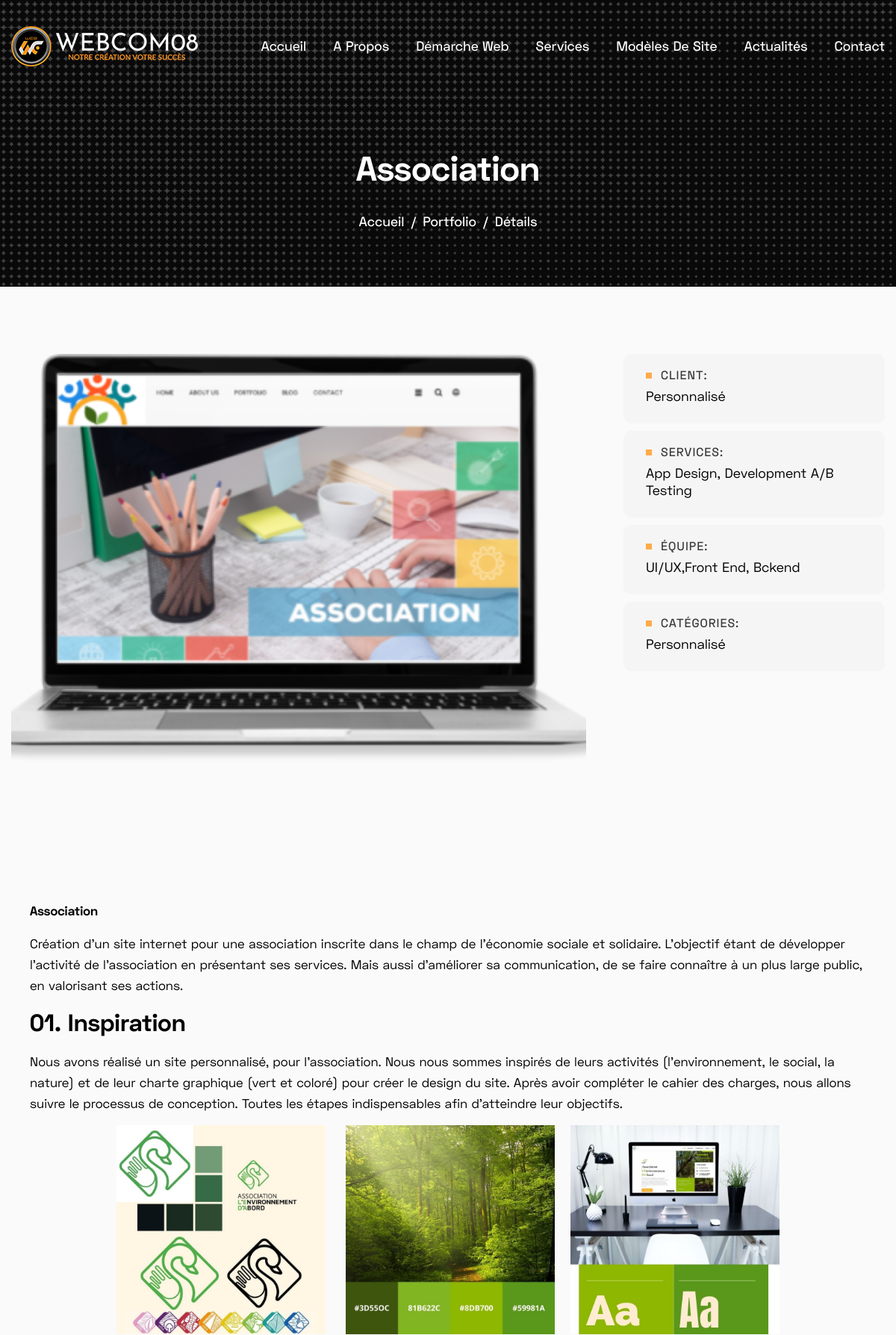
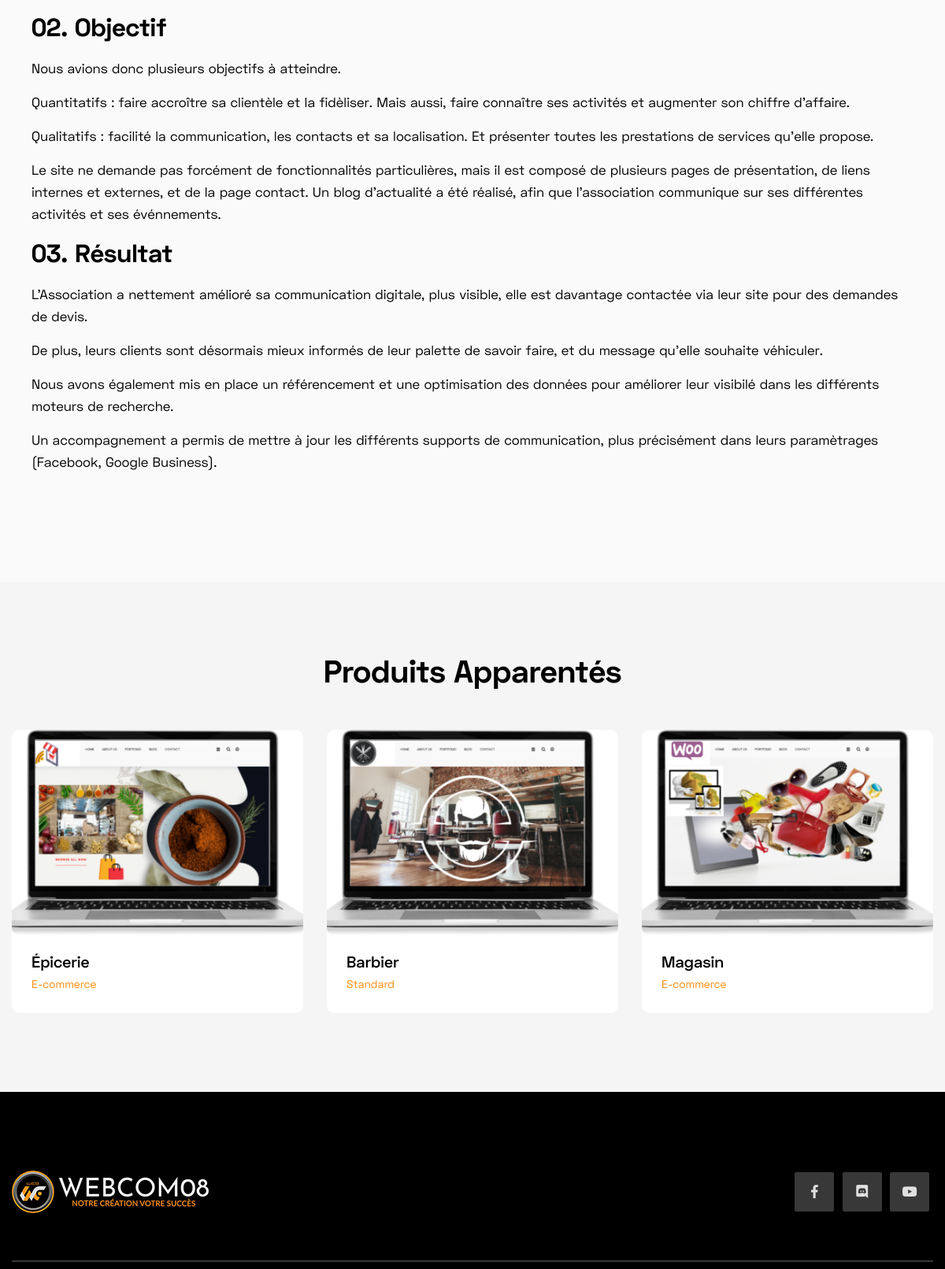
Page /modeles-de-site/association (upper part) on the committed database (2 pictures, top to bottom).
### homepage/models.py (models this page shows, shortened)
class SiteSetting(models.Model):
    STATUS = (
        ('True', 'True'),
        ('False', 'False'),
    )
    title = models.CharField(max_length=200)
    meta_keyword = models.CharField(max_length=200)
    meta_description = models.TextField()
    address = models.CharField(max_length=200)
    phone = models.IntegerField()
    email = models.EmailField(blank=True, null=True, max_length=50)
    logo = models.ImageField(blank=True, null=True, upload_to='icon/')
    favicon = models.ImageField(blank=True, null=True, upload_to='icon/')
    facebook = models.URLField(blank=True, max_length=500)
    discord = models.URLField(blank=True, max_length=500)
    youtube = models.URLField(blank=True, max_length=500)
    contact = models.TextField()
    status = models.CharField(max_length=50, choices=STATUS)
    created_at = models.DateTimeField(auto_now_add=True)
    updated_at = models.DateTimeField(auto_now=True)

### portfolio/models.py (models this page shows, shortened)
class PortfolioSlider(models.Model):
    id = models.AutoField(primary_key=True)
    title = models.CharField(max_length=200)
    slider_image = models.ImageField(blank=True, null=True, upload_to='about-slider/')
    class Meta:
        verbose_name_plural = "Breadcrumb Image"

class Portfolios(models.Model):
    portfolio_id = models.AutoField(primary_key=True)
    title = models.CharField(max_length=100)
    slug = models.SlugField(unique=True, null=True)
    meta_description = models.CharField(max_length=155)
    meta_tags = models.CharField(max_length=200)
    descriptions = models.TextField()
    image = models.ImageField(upload_to='portfolio/')
    cat = models.ForeignKey(PortfolioCategory, on_delete=models.CASCADE)
    client = models.ForeignKey(Clients, on_delete=models.CASCADE, null= True)
    team = models.ForeignKey(Team, on_delete=models.CASCADE, null= True)
    service = models.CharField(max_length=200, null= True)
    add_date = models.DateTimeField(auto_now_add=True, null=True)
    class Meta:
        verbose_name_plural = "portfolio Details"

class Clients(models.Model):
    cl_id = models.AutoField(primary_key=True)
    title = models.CharField(max_length=100)
    image = models.ImageField(upload_to='clients/')
    add_date = models.DateTimeField(auto_now_add=True, null=True)
    class Meta:
        verbose_name_plural = "Client Name"
    def __str__(self):
        return self.title

class Team(models.Model):
    tm_id = models.AutoField(primary_key=True)
    title = models.CharField(max_length=200)
    add_date = models.DateTimeField(auto_now_add=True, null=True)
    class Meta:
        verbose_name_plural = "Branch of Team"
    def __str__(self):
        return self.title

class PortfolioCategory(models.Model):
    cat_id = models.AutoField(primary_key=True)
    title = models.CharField(max_length=100)
    meta_description = models.CharField(max_length=80)
    meta_tags = models.CharField(max_length=200)
    description =models.TextField()
    slug = models.SlugField(null=True, unique=True)
    image = models.ImageField(upload_to='category/')
    add_date = models.DateTimeField(auto_now_add=True, null=True)
    class Meta:
        verbose_name_plural = "Project Categories"
    def __str__(self):
        return self.title

### portfolio/views.py (the view)
# urls.py: path('<str:slug_url>', views.port_detail, name="port_detail")
def port_detail(request, slug_url):
    portd = Portfolios.objects.get(slug=slug_url)
    portfolio = Portfolios.objects.all().order_by('-portfolio_id')[:3]
    settings = SiteSetting.objects.all()
    pslider = PortfolioSlider.objects.all().order_by('-id')[:1]
    context ={'portd':portd, 'settings':settings, 'pslider':pslider,'portfolio':portfolio,}
    return render(request, "portfolio-details.html", context)

### portfolio/templates/portfolio-details.html (shortened to what this page needs)
{% extends 'base.html' %}
{% load static %}
{% block port_details %}
    {% for pslider in pslider %}
    <div class="page-title-area page-title-2-area">
        <div class="section__bg" style="background-image: url('{{pslider.slider_image.url}}');"></div>
        <div class="container">
            <div class="row justify-content-center">
                <div class="col-lg-9">
                    <div class="page-title-content page-title-content-2 text-center">
                        <h3 class="title">{{portd.title}}</h3>
                        <nav class="pb-15" aria-label="breadcrumb">
                            <ol class="breadcrumb">
                                <li class="breadcrumb-item"><a href="{% url 'home' %}">Accueil</a></li>
                                <li class="breadcrumb-item active" aria-current="page">Portfolio</li>
                                <li class="breadcrumb-item active" aria-current="page">Détails</li>
                            </ol>
                        </nav>
                    </div>
                </div>
            </div>
        </div>
    </div>
    {% endfor %}
    <section class="portfolio-details-area">
        <div class="container">
            <div class="row">
                <div class="col-lg-12">
                    <div class="portfolio-details-category">
                        <div class="row">
                            <div class="col-lg-8">
                                <div class="portfolio-details-category-thumb mt-30">
                                    <img src="{{portd.image.url}}" alt="{{portd.title}} image">
                                </div>
                            </div>
                            <div class="col-lg-4">
                                <div class="portfolio-details-category-list mt-30">
                                    <div class="item">
                                        <span>Client:</span>
                                        <h4 class="title">{{portd.client}}</h4>
                                    </div>
                                    <div class="item">
                                        <span>Services:</span>
                                        <h4 class="title">{{portd.service}}</h4>
                                    </div>
                                    <div class="item">
                                        <span>ÉQUIPE:</span>
                                        <h4 class="title">{{portd.team}}</h4>
                                    </div>
                                    <div class="item">
                                        <span>Catégories:</span>
                                        <h4 class="title">{{portd.cat}}</h4>
                                    </div>
                                </div>
                            </div>
                        </div>
                    </div>
                    <div class="portfolio-details-content mt-65">
                        <div class="row">
                                <div class="text" style="padding: 20px; margin: 20px;">
                                    <p style="padding: 20px; margin: 20px;">{{portd.descriptions | safe}}</p>
                                </div>
                </div>
            </div>
        </div>
    </section>
    <section class="article-post-area">
        <div class="container">
            <div class="row">
                <div class="col-lg-12">
                    <div class="article-post-title text-center">
                        <h3 class="title">Produits Apparentés</h3>
                    </div>
                </div>
            </div>
            <div class="row justify-content-center">
                {% for portfolio in portfolio %}
                <div class="col-lg-4 col-md-6">
                    <div class="portfolio-style-4-item mt-30">
                        <div class="portfolio-thumb">
                            <img src="{{portfolio.image.url}}" alt="{{portfolio.title}} new">
                        </div>
                        <div class="portfolio-content">
                            <h5 class="title">{{portfolio.title}}</h5>
                            <span style="color: #ff8a0a;">{{portfolio.cat}}</span>
                        </div>
                    </div>
                </div>
                {% endfor %}
            </div>
        </div>
    </section>
    {% endblock port_details %}

### homepage/templates/base.html (shortened to what this page needs)
{% load static %}
{% for settings in settings %}
<!doctype html>
<html lang="en">
<head>
    <link rel="stylesheet" href="{% static 'css/bootstrap.min.css' %}">
    <link rel="stylesheet" href="{% static 'css/bootstrap.min.css' %}">
    <link rel="stylesheet" href="{% static 'css/font-awesome.min.css' %}">
    <link rel="stylesheet" href="{% static 'css/magnific-popup.css' %}">
    <link rel="stylesheet" href="{% static 'css/animate.min.css' %}">
    <link rel="stylesheet" href="{% static 'css/slick.css' %}">
    <link rel="stylesheet" href="{% static 'css/default.css' %}">
    <link rel="stylesheet" href="{% static 'css/page.css' %}">
    <link rel="stylesheet" href="{% static 'css/style.css' %}">
    <link rel="stylesheet" href="{% static 'css/gallery.css' %}">
    <link href="https://getbootstrap.com/docs/5.2/assets/css/docs.css" rel="stylesheet">
</head>
<body>
    <header class="header-area">
        <div class="header-nav">
            <div class="container">
                <div class="row">
                    <div class="col-lg-12">
                        <div class="navigation">
                            <nav class="navbar navbar-expand-lg navbar-light ">
                                <a class="navbar-brand" width="107" height="90" href="{% url 'home' %}"><img src="{{settings.logo.url}}" alt="{{settings.title}} one"></a>
                                <div class="collapse navbar-collapse sub-menu-bar" id="navbarSupportedContent">
                                    <ul class="navbar-nav ml-auto">
                                        <li class="nav-item active">
                                            <a class="nav-link" href="{% url 'home' %}">Accueil</a>
                                        </li>
                                        <li class="nav-item">
                                            <a class="nav-link" href="{% url 'about' %}">A propos</a>
                                        </li>
                                        <li class="nav-item">
                                            <a class="nav-link" href="{% url 'webapproach' %}">Démarche Web</a>
                                        </li>
                                        <li class="nav-item">
                                            <a class="nav-link" href="{% url 'service' %}">Services</a>
                                        </li>
                                        <li class="nav-item">
                                            <a class="nav-link" href="{% url 'portfolio' %}">Modèles de Site</a>
                                        </li>
                                        <li class="nav-item">
                                            <a class="nav-link" href="{% url 'blog' %}">Actualités</a>
                                        </li>
                                        <li class="nav-item">
                                            <a class="nav-link" href="{% url 'contact' %}">Contact</a>
                                        </li>
                                    </ul>
                                </div>
                            </nav>
                        </div>
                    </div>
                </div>
            </div>
        </div>
    </header>
{% block port_details %}
{% endblock port_details %}
    <footer class="footer-area">
        <div class="container">
            <div class="row">
                <div class="col-lg-12">
                    <div class="footer-top d-block d-sm-flex  justify-content-between align-items-center">
                        <div class="footer-logo">
                            <a href="{% url 'home' %}"><img src="{{settings.logo.url}}" alt="{{settings.title}} two"></a>
                        </div>
                        <div class="footer-social">
                            <ul>
                                <li><a href="{{settings.facebook}}" target="_blank"><i class="fab fa-facebook-f"></i></a></li>
                                <li><a href="{{settings.discord}}" target="_blank"><i class="fab fa-discord"></i></a></li>
                                <li><a href="{{settings.youtube}}" target="_blank"><i class="fab fa-youtube"></i></a></li>
                            </ul>
                        </div>
                    </div>
                </div>
            </div>
            <div class="footer-item">
            </div>
        </div>
    </footer>
    {% endfor %}
</body>
</html>

### static/css/default.css (style rules this page uses)
.mt-30 { margin-top: 30px; }
.mt-65 { margin-top: 65px; }
.pb-15 { padding-bottom: 15px; }

### rows in the picture
SiteSetting: logo (picture), image (picture), descriptions (picture)
PortfolioSlider: slider_image (picture)
Portfolios: title "Association", client "Personnalisé", service "App Design, Development A/B Testing", team "UI/UX,Front End, Bckend", cat "Personnalisé", descriptions "Association Création d'un site internet pour une association inscrite dans le champ de l’économie sociale et solidaire. L’objectif étant de développer l'activité de l'association en présentant ses services. Mais aussi d'améliorer sa communication, de se faire connaître à un plus large public, en valorisant ses actions. 01. Inspiration Nous avons réalisé un site personnalisé, pour l'association. Nous nous sommes inspirés de leurs activités (l'environnement, le social, la nature) et de leur charte graphique (vert et coloré) pour créer le design du site. Après avoir compléter le cahier des charges, nous allons suivre le processus de conception. Toutes les étapes indispensables afin d'atteindre…"
Portfolios: image (picture), title "Épicerie", cat "E-commerce"
Portfolios: image (picture), title "Barbier", cat "Standard"
Portfolios: image (picture), title "Magasin", cat "E-commerce"
